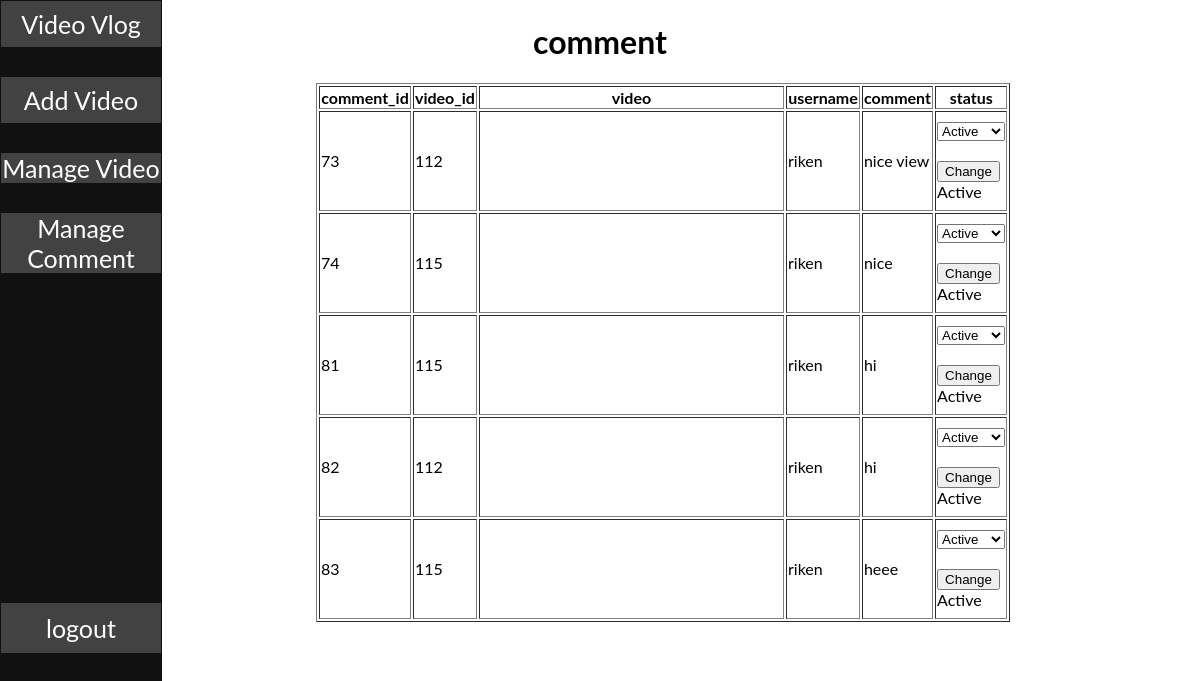
Screenshot of /admin/commnt_test.php with the database file from the repository.
### tables this page shows
CREATE TABLE `comment` (
  `comment_id` int(11) NOT NULL,
  `video_id` int(11) NOT NULL,
  `location` varchar(255) NOT NULL,
  `user_id` int(11) NOT NULL,
  `username` varchar(255) NOT NULL,
  `picture` varchar(255) NOT NULL,
  `comment` varchar(255) NOT NULL,
  `c_status` varchar(255) DEFAULT NULL
);

CREATE TABLE `videos` (
  `video_id` int(11) NOT NULL,
  `video_title` varchar(255) NOT NULL,
  `video_description` varchar(255) NOT NULL,
  `name` varchar(255) NOT NULL,
  `location` varchar(255) NOT NULL,
  `status` varchar(255) DEFAULT NULL,
  `likes` int(11) DEFAULT 0,
  `unlikes` int(11) DEFAULT 0,
  `like_count` int(11) NOT NULL
);

### admin/commnt_test.php (the view, shortened to what this page needs)
<!DOCTYPE html>
<html lang="en">
<head>
</head>
<link rel="stylesheet" href="nav_bar.css">
<h1 style="margin-left:25%;"> comment</h1>
<body style="margin-left:25%;padding:1px 16px;height:1000px;">
    <div class="sidenav">
        <a class="das" href="admin_dashboard.php">Video Vlog</a></li><br>
        <a class="upload" href="upload.php">Add Video</a></li><br>
        <a href="video_edit.php">Manage Video</a><br>
        <a href="edit_comment.php">Manage Comment</a><br>
        <a class="logout" href="http://localhost/project_2/login.php">logout </a></li>
    </div>
    <div>
        <div class="gallery">
            <table style="width:80%" border=1px solid black>
                <tr>
                    <div>
                        <th>comment_id</th>
                        <th>video_id</th>
                        <th>video</th>
                        <th>username</th>
                        <th>comment</th>
                        <th>status</th>
                    </div>
                </tr>
                <?php
                include '../config.php';
                $sql = "SELECT * FROM comment join videos on comment.video_id=videos.video_id;";
                $result = mysqli_query($conn, $sql);
                $num = mysqli_num_rows($result);
                if ($num > 0) {
                    while ($row = mysqli_fetch_assoc($result)) {
                        ?>
                        <tr style="height:100px">
                            <td>
                                <?php echo $row['comment_id']; ?>
                            </td>
                            <td>
                                <?php echo $row['video_id']; ?>
                            </td>
                            <td><video style="width:10%" height="10%">
                                    <source class="vd" src="<?php echo $row['location'] ?>" type="video/mp4">
                                </video></td>
                            <td>
                                <?php echo $row['username']; ?>
                            </td>
                            <td>
                                <?php echo $row['comment']; ?>
                            </td>
                            <td>
                                <form method="post">
                                    <select name="c_status" id="">
                                        <option value="1">Active</option>
                                    </select><br><br>
                                    <input type="submit" value="Change" name="change_status">
                                </form>
                                <?php
                                if ($row['c_status'] == 1) {
                                    echo 'Active';
                                } else {
                                    echo 'Inactive';
                                }
                                ?>
                            </td>
                        </tr>
                        <?php
                    }
                }
                ?>
            </table>
        </div>
    </div>
</body>
</html>

### admin/nav_bar.css (style rules this page uses)
body { font-family: "Lato", sans-serif; margin: 0; }
.sidenav { height: 100%; width: 160px; position: fixed; z-index: 1; top: 0; left: 0; background-color: #111; overflow-x: hidden; padding-top: 20px; }
.sidenav a { text-decoration: none; font-size: 25px; color: #fff; display: block; background-color: #424242; }
.sidenav { text-align: center; padding: 1px 1px 1px 1px; text-decoration: none; font-size: 25px; color: #fff; display: block; }
.das { text-align: center; padding: 8px; font-size: 16px; background-color: #424242; }
.upload { text-align: center; padding: 8px; font-size: 16px; background-color: #424242; }
.logout { padding: 10px; margin-top: 300px; }

### rows the page displays
comment: comment_id "73", video.video_id "112", username "riken", comment "nice view", c_status "Active"
comment: comment_id "74", video.video_id "115", username "riken", comment "nice", c_status "Active"
comment: comment_id "81", video.video_id "115", username "riken", comment "hi", c_status "Active"
comment: comment_id "82", video.video_id "112", username "riken", comment "hi", c_status "Active"
comment: comment_id "83", video.video_id "115", username "riken", comment "heee", c_status "Active"
